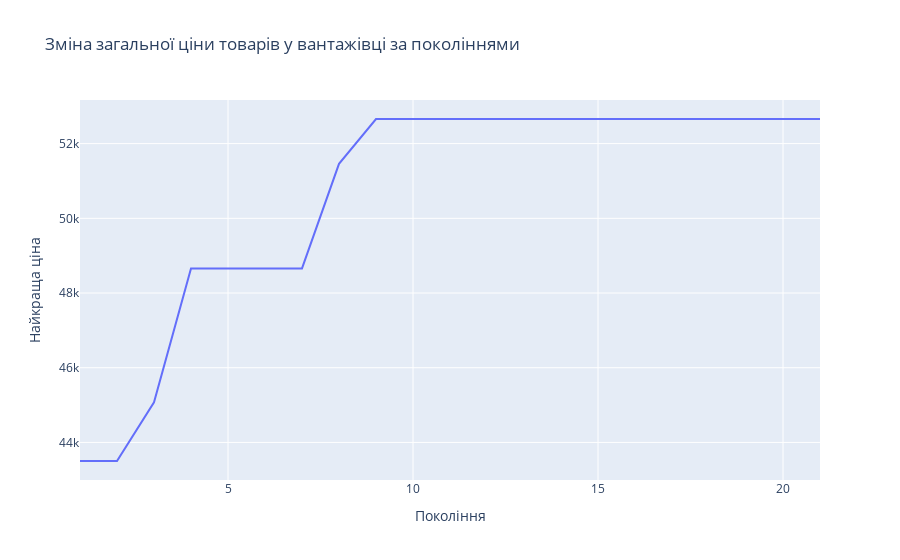

This figure's notebook cell:
### Code cell
import plotly.express as px


figure = px.line(
    x=range(1, len(ga.best_solutions_fitness) + 1), 
    y=ga.best_solutions_fitness, 
    title='Зміна загальної ціни товарів у вантажівці за поколіннями',
    labels={'x': 'Покоління', 'y': 'Найкраща ціна'}
)
figure.show()

### Figure 1 — Plotly figure (JSON) as saved in the notebook; plotly's stock layout.template omitted (floating-point values rounded to 4 significant figures)
{"data": [{"hovertemplate": "Покоління=%{x}<br>Найкраща ціна=%{y}<extra></extra>", "legendgroup": "", "line": {"color": "#636efa", "dash": "solid"}, "marker": {"symbol": "circle"}, "mode": "lines", "name": "", "orientation": "v", "showlegend": false, "type": "scatter", "x": [1, 2, 3, 4, 5, 6, 7, 8, 9, 10, 11, 12, 13, 14, 15, 16, 17, 18, 19, 20, 21], "xaxis": "x", "y": [43500.0, 43500.0, 45070.0, 48660.0, 48660.0, 48660.0, 48660.0, 51460.0, 52660.0, 52660.0, 52660.0, 52660.0, 52660.0, 52660.0, 52660.0, 52660.0, 52660.0, 52660.0, 52660.0, 52660.0, 52660.0], "yaxis": "y"}], "layout": {"legend": {"tracegroupgap": 0}, "title": {"text": "Зміна загальної ціни товарів у вантажівці за поколіннями"}, "xaxis": {"anchor": "y", "domain": [0, 1], "title": {"text": "Покоління"}}, "yaxis": {"anchor": "x", "domain": [0, 1], "title": {"text": "Найкраща ціна"}}}}
